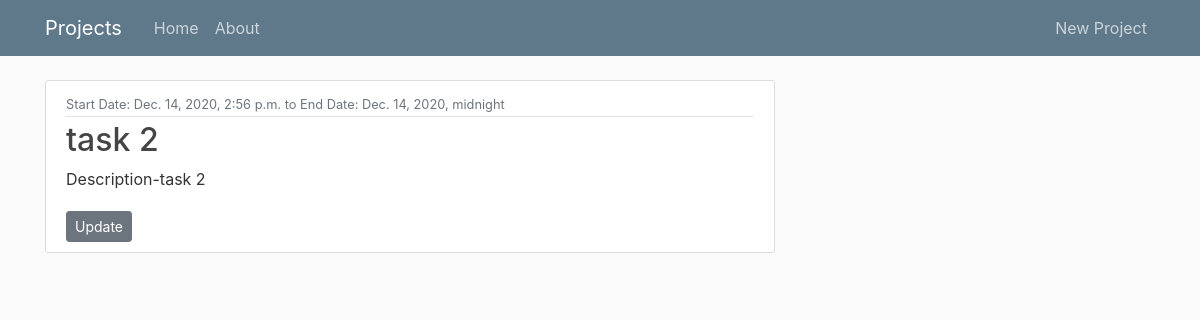
/project/2/task/4/, run on the app's committed database.
### project/models.py (models this page shows, shortened)
class Tasks(models.Model):
    name = models.CharField(max_length=100)
    description = models.TextField()
    start_date = models.DateTimeField()
    end_date = models.DateTimeField()
    project_post = models.ForeignKey(  # foreign key for project model
        'Project_post', related_name='tasks', on_delete=models.CASCADE)
    def __str__(self):
        return self.name

### project/views.py (the view)
# urls.py: path('task/<int:pk1>/', TaskDetailView.as_view(), name='task-detail'),
class TaskDetailView(DetailView):
    model = Tasks
    def get_context_data(self, **kwargs):
        context = super().get_context_data(**kwargs)
        pk1 = self.kwargs['pk1']
        context["task"] = Tasks.objects.filter(id=pk1).first()
        print(context)
        return context

### project/templates/project/tasks_detail.html
{% extends "project/base.html" %}
{% block content %}
<article class="media content-section">
    <div class="media-body">
        <div class="article-metadata">
            <small class="text-muted">Start Date: {{ task.start_date }} to End Date: {{ task.end_date }}</small>
        </div>
        <h2 class="article-title"> {{ task.name }}</h2>
        <p class="article-content">Description-{{ task.description }}</p>
        <a class='btn btn-secondary btn-sm mt-1' href="{%  url 'task-update' task.id%}">
            Update</a>
    </div>
</article>
{% endblock content %}

### project/static/project/main.css (style rules this page uses)
body { background: #fafafa; color: #333333; margin-top: 5rem; }
h1, h2, h3, h4, h5, h6 { color: #444444; }
.content-section { background: #ffffff; padding: 10px 20px; border: 1px solid #dddddd; border-radius: 3px; margin-bottom: 20px; }
.article-title { color: #444444; }
.article-content { white-space: pre-line; }
.article-metadata { padding-bottom: 1px; margin-bottom: 4px; border-bottom: 1px solid #e3e3e3 }

### data on the page
Tasks: start_date "Dec. 14, 2020, 2:56 p.m.", end_date "Dec. 14, 2020, midnight", name "task 2", description "task 2"
